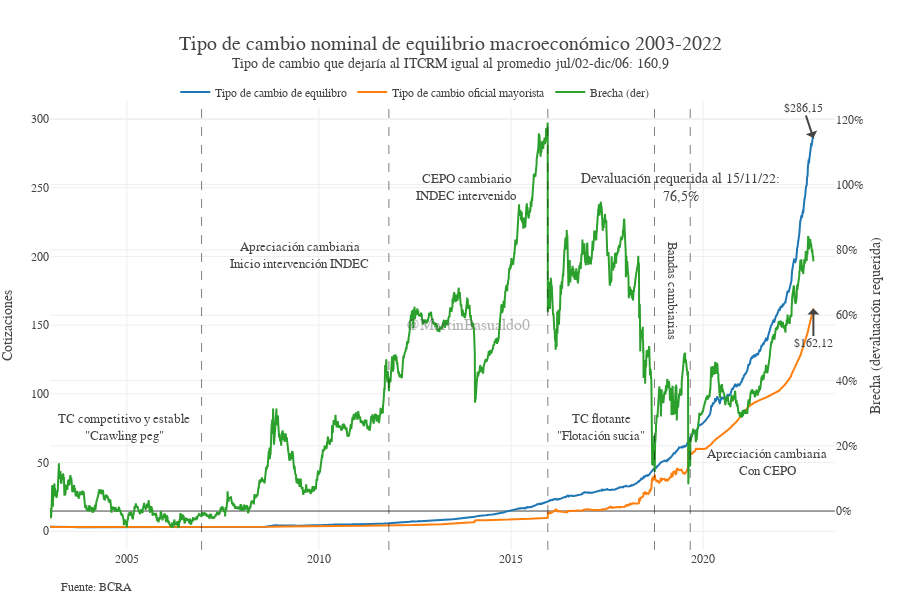

This figure's notebook cell:
### Code cell
def plot_brecha(df=tc_equilibrio, anio_ini='2003', mes='01', dia='01'):
    idx = df[df.Período == f'{str(anio_ini)}-{str(mes)}-{str(dia)}'].index[0]
    df = df[df.index >= idx].reset_index(drop=True)
    x = df["Período"]
    ultima_fecha = df.Período.iloc[-1]
    ultimo_tc_equil = round(df.tc_equilibrio.iloc[-1], 2)
    ultimo_tc_may = df.tc_oficial_mayorista.iloc[-1]
    ultima_brecha = df.brecha.iloc[-1]

    # Datos
    cotizaciones_plot = make_subplots(specs=[[{"secondary_y": True}]])
    cotizaciones_plot.add_trace(go.Scatter(
        name="Tipo de cambio de equilibro", x=x, y=df["tc_equilibrio"], mode="lines"), secondary_y=False)
    cotizaciones_plot.add_trace(go.Scatter(name="Tipo de cambio oficial mayorista",
                                x=x, y=df["tc_oficial_mayorista"], mode="lines"), secondary_y=False)
    cotizaciones_plot.add_trace(go.Scatter(
        name="Brecha (der)", x=x, y=df["brecha"], mode="lines"), secondary_y=True)

    # Propiedades
    cotizaciones_plot.update_xaxes(showgrid=True)
    cotizaciones_plot.update_yaxes(
        title_text="Cotizaciones", secondary_y=False, zeroline=False)
    cotizaciones_plot.update_yaxes(
        title_text="Brecha (devaluación requerida)", tickformat=',.0%', secondary_y=True)
    cotizaciones_plot.update_layout(separators=",.", font_family="Georgia",
                                    margin ={'b': 50,'l':50,'r':15},
                                    height=600, width=900,
                                    template='none',
                                    title_text=f"Tipo de cambio nominal de equilibrio macroeconómico {str(anio_ini)}-{str(ultima_fecha.year)}<br><sup>Tipo de cambio que dejaría al ITCRM igual al promedio jul/02-dic/06: {str(round(promedio_2002_2007,1)).replace('.',',')}",
                                    title_font=dict(size=20),
                                    legend=dict(yanchor="top", y=1.05, xanchor="left", x=0.15, orientation='h'))

    # Flechas
    cotizaciones_plot.add_annotation(x=ultima_fecha, y=ultimo_tc_equil, align="left",
                                     text='$'+str(ultimo_tc_equil).replace('.', ','), showarrow=True, arrowhead=1)
    cotizaciones_plot.add_annotation(ax=0, ay=35, x=ultima_fecha, y=ultimo_tc_may, align="left",
                                     text='$'+str(ultimo_tc_may).replace('.', ','), showarrow=True, arrowhead=1)
    
    #Regímnes cambiarios
    anio_ini=int(anio_ini)
    if anio_ini<2007: cotizaciones_plot.add_vline(x="2006-12-12", line_width=1, line_dash="dash", line_color="Black",opacity=0.5)
    if anio_ini<2012: cotizaciones_plot.add_vline(x="2011-10-28", line_width=1, line_dash="dash", line_color="Black",opacity=0.5)
    if anio_ini<2016:cotizaciones_plot.add_vline(x="2015-12-17", line_width=1, line_dash="dash", line_color="Black",opacity=0.5)
    if anio_ini<2019:cotizaciones_plot.add_vline(x="2018-09-26", line_width=1, line_dash="dash", line_color="Black",opacity=0.5)
    if anio_ini<2020:cotizaciones_plot.add_vline(x="2019-09-01", line_width=1, line_dash="dash", line_color="Black",opacity=0.5)
    if anio_ini<2004:cotizaciones_plot.add_annotation(showarrow=False, text=f'TC competitivo y estable<br>"Crawling peg"',
        font=dict(size=13), font_family="georgia",x='2004-12-1', y=75)
    if anio_ini<2009:cotizaciones_plot.add_annotation(showarrow=False, text=f'Apreciación cambiaria<br>Inicio intervención INDEC',
        font=dict(size=13), font_family="georgia",x='2009-7-1', y=200)
    if anio_ini<2013:cotizaciones_plot.add_annotation(showarrow=False, text=f'CEPO cambiario<br>INDEC intervenido',
        font=dict(size=13), font_family="georgia",x='2013-11-1', y=250)
    if anio_ini<2017:cotizaciones_plot.add_annotation(showarrow=False, text=f'TC flotante<br>"Flotación sucia"',
        font=dict(size=13), font_family="georgia",x='2017-5-1', y=75)
    if anio_ini<2019:cotizaciones_plot.add_annotation(showarrow=False, text=f"Bandas cambiarias",
        font=dict(size=13), font_family="georgia",x='2019-03-1', y=175,textangle=90)
    if anio_ini<2021:cotizaciones_plot.add_annotation(showarrow=False, text=f'Apreciación cambiaria<br>Con CEPO',
        font=dict(size=13), font_family="georgia",x='2021-9-1', y=50) 
    
    # Nota al pie
    note = 'Fuente: BCRA'
    cotizaciones_plot.add_annotation(showarrow=False, text=note, font=dict(size=12), xref='paper', x=0.1, yref='paper', y=-0.1,
                                     xanchor='right', yanchor='auto', xshift=0, yshift=0,)

    # Marca de agua
    cotizaciones_plot.add_annotation(showarrow=False, text='@MartinBasualdo0', font=dict(size=16), font_family="arial", opacity=0.4,
                                     xref='paper', yref='paper', x=0.5, y=0.5)

    cotizaciones_plot.add_annotation(showarrow=False, text=f"Devaluación requerida al {ultima_fecha.strftime('%d/%m/%y')}:<br>{'{:.1%}'.format(ultima_brecha).replace('.',',')}", font=dict(size=14), font_family="georgia",
                                     # xref='paper', yref='paper',
                                     x='2019-05-30', y=250)
    return cotizaciones_plot


plot_brecha(anio_ini=2003)

### Figure 1 — Plotly figure (JSON) as saved in the notebook; plotly's stock layout.template omitted (floating-point values rounded to 4 significant figures; data arrays with more than 128 entries replaced by an {"elided": "..."} marker saying what was removed)
{"data": [{"mode": "lines", "name": "Tipo de cambio de equilibro", "type": "scatter", "x": {"elided": "7259 str values"}, "xaxis": "x", "y": {"elided": "7259 float values"}, "yaxis": "y"}, {"mode": "lines", "name": "Tipo de cambio oficial mayorista", "type": "scatter", "x": {"elided": "7259 str values"}, "xaxis": "x", "y": {"elided": "7259 float values"}, "yaxis": "y"}, {"mode": "lines", "name": "Brecha (der)", "type": "scatter", "x": {"elided": "7259 str values"}, "xaxis": "x", "y": {"elided": "7259 float values"}, "yaxis": "y2"}], "layout": {"annotations": [{"align": "left", "arrowhead": 1, "showarrow": true, "text": "$286,15", "x": "2022-11-15T00:00:00", "y": 286.1}, {"align": "left", "arrowhead": 1, "ax": 0, "ay": 35, "showarrow": true, "text": "$162,12", "x": "2022-11-15T00:00:00", "y": 162.1}, {"font": {"family": "georgia", "size": 13}, "showarrow": false, "text": "TC competitivo y estable<br>\"Crawling peg\"", "x": "2004-12-1", "y": 75}, {"font": {"family": "georgia", "size": 13}, "showarrow": false, "text": "Apreciación cambiaria<br>Inicio intervención INDEC", "x": "2009-7-1", "y": 200}, {"font": {"family": "georgia", "size": 13}, "showarrow": false, "text": "CEPO cambiario<br>INDEC intervenido", "x": "2013-11-1", "y": 250}, {"font": {"family": "georgia", "size": 13}, "showarrow": false, "text": "TC flotante<br>\"Flotación sucia\"", "x": "2017-5-1", "y": 75}, {"font": {"family": "georgia", "size": 13}, "showarrow": false, "text": "Bandas cambiarias", "textangle": 90, "x": "2019-03-1", "y": 175}, {"font": {"family": "georgia", "size": 13}, "showarrow": false, "text": "Apreciación cambiaria<br>Con CEPO", "x": "2021-9-1", "y": 50}, {"font": {"size": 12}, "showarrow": false, "text": "Fuente: BCRA", "x": 0.1, "xanchor": "right", "xref": "paper", "xshift": 0, "y": -0.1, "yanchor": "auto", "yref": "paper", "yshift": 0}, {"font": {"family": "arial", "size": 16}, "opacity": 0.4, "showarrow": false, "text": "@MartinBasualdo0", "x": 0.5, "xref": "paper", "y": 0.5, "yref": "paper"}, {"font": {"family": "georgia", "size": 14}, "showarrow": false, "text": "Devaluación requerida al 15/11/22:<br>76,5%", "x": "2019-05-30", "y": 250}], "font": {"family": "Georgia"}, "height": 600, "legend": {"orientation": "h", "x": 0.15, "xanchor": "left", "y": 1.05, "yanchor": "top"}, "margin": {"b": 50, "l": 50, "r": 15}, "separators": ",.", "shapes": [{"line": {"color": "Black", "dash": "dash", "width": 1}, "opacity": 0.5, "type": "line", "x0": "2006-12-12", "x1": "2006-12-12", "xref": "x", "y0": 0, "y1": 1, "yref": "y domain"}, {"line": {"color": "Black", "dash": "dash", "width": 1}, "opacity": 0.5, "type": "line", "x0": "2011-10-28", "x1": "2011-10-28", "xref": "x", "y0": 0, "y1": 1, "yref": "y domain"}, {"line": {"color": "Black", "dash": "dash", "width": 1}, "opacity": 0.5, "type": "line", "x0": "2015-12-17", "x1": "2015-12-17", "xref": "x", "y0": 0, "y1": 1, "yref": "y domain"}, {"line": {"color": "Black", "dash": "dash", "width": 1}, "opacity": 0.5, "type": "line", "x0": "2018-09-26", "x1": "2018-09-26", "xref": "x", "y0": 0, "y1": 1, "yref": "y domain"}, {"line": {"color": "Black", "dash": "dash", "width": 1}, "opacity": 0.5, "type": "line", "x0": "2019-09-01", "x1": "2019-09-01", "xref": "x", "y0": 0, "y1": 1, "yref": "y domain"}], "title": {"font": {"size": 20}, "text": "Tipo de cambio nominal de equilibrio macroeconómico 2003-2022<br><sup>Tipo de cambio que dejaría al ITCRM igual al promedio jul/02-dic/06: 160,9"}, "width": 900, "xaxis": {"anchor": "y", "domain": [0, 0.94], "showgrid": true}, "yaxis": {"anchor": "x", "domain": [0, 1], "title": {"text": "Cotizaciones"}, "zeroline": false}, "yaxis2": {"anchor": "x", "overlaying": "y", "side": "right", "tickformat": ",.0%", "title": {"text": "Brecha (devaluación requerida)"}}}}
